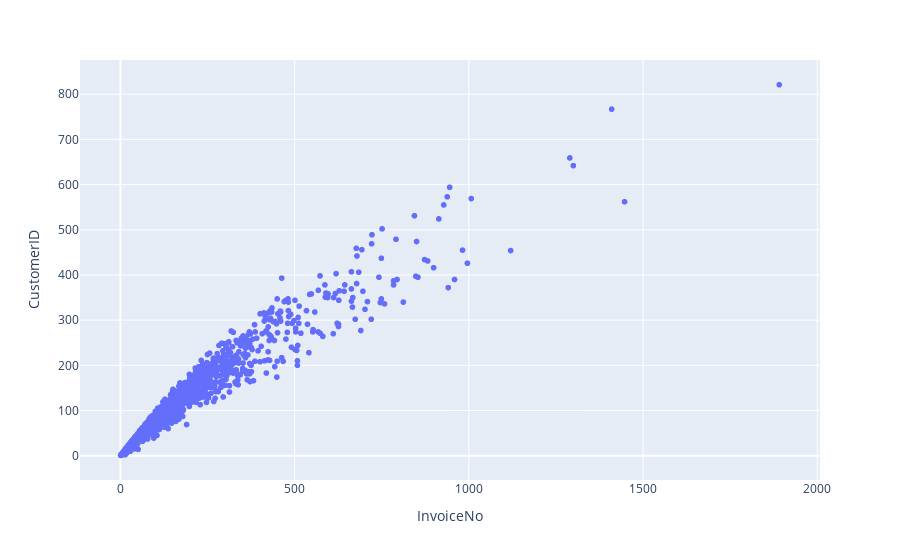

Write notebook code for a chart like this one.
### Code cell
fig7 = px.scatter(products, x="InvoiceNo", y="CustomerID")
fig7.show()

### Figure 1 — Plotly figure (JSON) as saved in the notebook; plotly's stock layout.template omitted (floating-point values rounded to 4 significant figures; data arrays with more than 128 entries replaced by an {"elided": "..."} marker saying what was removed)
{"data": [{"hoverlabel": {"namelength": 0}, "hovertemplate": "InvoiceNo=%{x}<br>CustomerID=%{y}", "legendgroup": "", "marker": {"color": "#636efa", "symbol": "circle"}, "mode": "markers", "name": "", "showlegend": false, "type": "scattergl", "x": {"elided": "3620 int values"}, "xaxis": "x", "y": {"elided": "3620 int values"}, "yaxis": "y"}], "layout": {"legend": {"tracegroupgap": 0}, "margin": {"t": 60}, "xaxis": {"anchor": "y", "domain": [0, 1], "title": {"text": "InvoiceNo"}}, "yaxis": {"anchor": "x", "domain": [0, 1], "title": {"text": "CustomerID"}}}}
